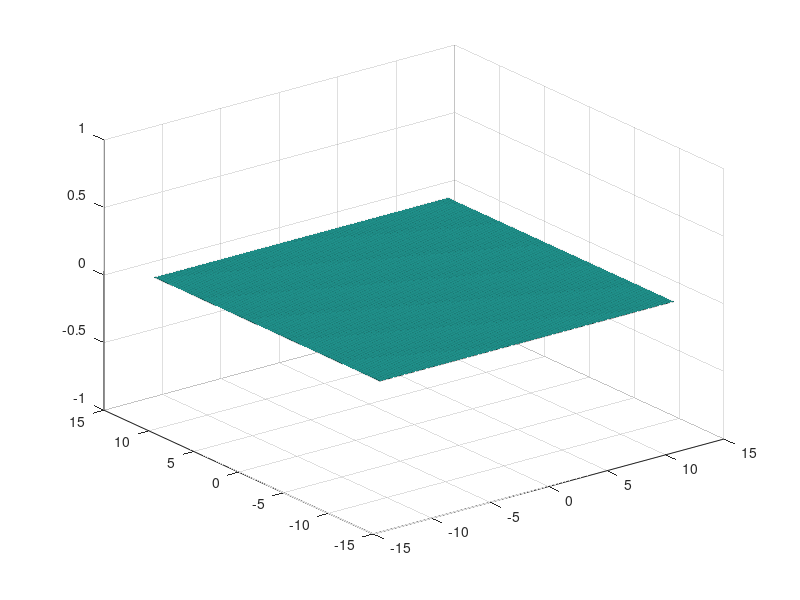

MATLAB code for this plot: (Note: this script raises an error after producing the figure.)
map=[0 0 0.1
     0 0 0.2
     0 0 0.3
     0 0 0.4
     0 0 0.5
     0 0 0.6
     0 0 0.7
     0 0 0.8
     0 0 0.9
     0 0 1.0];

x = -4*pi:pi/70:4*pi;

[X,Y] = meshgrid(x);
Z=zeros(size(X));

f=surf(X,Y,Z);
f.EdgeColor='none';
colormap(map)
xlim([-4*pi 4*pi]);
ylim([-4*pi 4*pi]);
zlim([-1 1]);

for i=1:1000
    pause(0.1)
    X=X+pi/15;
    Y=Y+pi/15;
    f.ZData=sin((X+Y)*i/150)*i/500;
end